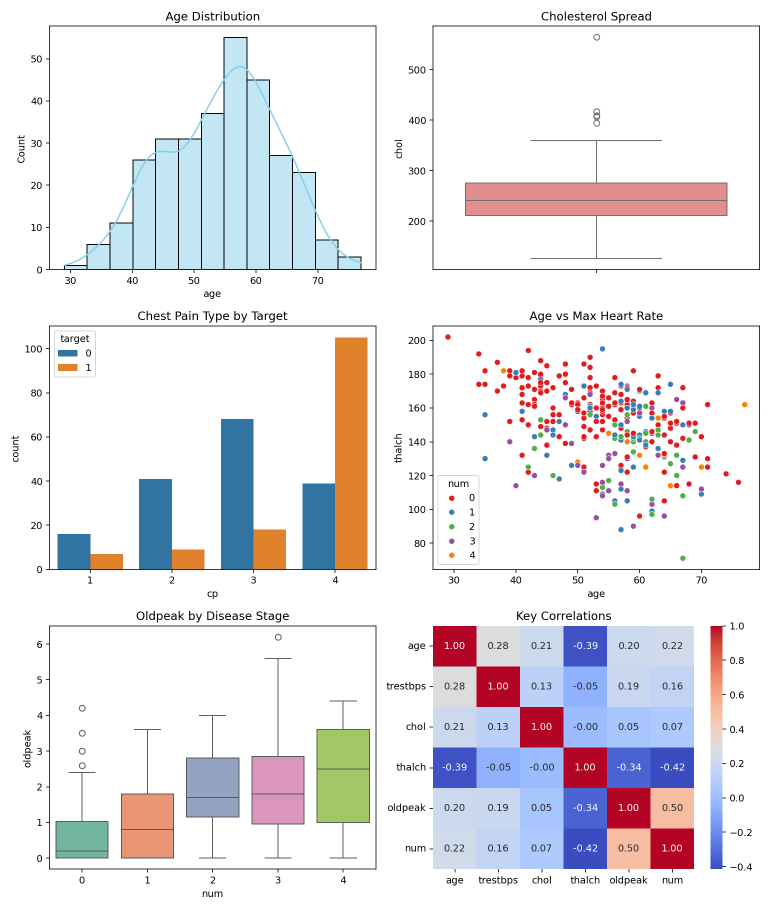
#> input picture extracted_images/image15.png, 1540 x 1820 px (shown at 1/2 size)
$ python crop_final_figures.py
#> lines starting #> are read from the running program, lines starting #| are printed output that depends on the picture; after the words box and inside, x2 and y2 are one past the last pixel; in counts of white or black regions, pixels touching at a corner belong together
import os
from PIL import Image
import numpy as np
import matplotlib.pyplot as plt
import matplotlib.patches as patches

os.makedirs('processed_figures/final_clean', exist_ok=True)

# -------------------------------------------------------------
# 1. Figure 3.1: Heart Disease 3NF Relational Database Schema ERD
# Let's generate a crisp, beautiful, publication-quality ERD diagram
# -------------------------------------------------------------
fig, ax = plt.subplots(figsize=(10, 4.2), dpi=300)
ax.set_xlim(0, 10)
ax.set_ylim(0, 5)
ax.axis('off')

# Style helper for table boxes
def draw_table(x, y, w, h, title, cols, bg_header='#1a365d', bg_body='#f7fafc', border='#2b6cb0'):
    # Header box
#> called with x = 0.4, y = 1.2, w = 2.7, h = 2.8, title = 'Patients (Demographics)', bg_header = '#1a365d', bg_body = '#f7fafc', border = '#2b6cb0'
    hdr_h = 0.7
    hdr = patches.FancyBboxPatch((x, y + h - hdr_h), w, hdr_h, boxstyle="round,pad=0.02,rounding_size=0.08",
                                 linewidth=1.5, edgecolor=border, facecolor=bg_header)
    ax.add_patch(hdr)
    ax.text(x + w/2, y + h - hdr_h/2, title, color='white', weight='bold', fontsize=11, ha='center', va='center')

    # Body box
    body = patches.FancyBboxPatch((x, y), w, h - hdr_h, boxstyle="round,pad=0.02,rounding_size=0.08",
                                  linewidth=1.5, edgecolor=border, facecolor=bg_body)
    ax.add_patch(body)

    # Columns
    line_h = (h - hdr_h - 0.2) / len(cols)
    for i, (col, col_type, is_pk, is_fk) in enumerate(cols):
        cur_y = y + h - hdr_h - 0.2 - i * line_h
        prefix = "[PK] " if is_pk else ("[FK] " if is_fk else "      ")
        weight = 'bold' if (is_pk or is_fk) else 'normal'
        color = '#c53030' if is_pk else ('#2b6cb0' if is_fk else '#2d3748')
        ax.text(x + 0.2, cur_y, f"{prefix}{col}", color=color, weight=weight, fontsize=9, va='center', family='monospace')
        ax.text(x + w - 0.2, cur_y, col_type, color='#718096', fontsize=8, ha='right', va='center', family='monospace')

# Table 1: Patients
cols_patients = [
    ('patient_id', 'INTEGER (PK)', True, False),
    ('age', 'INTEGER', False, False),
    ('sex', 'INTEGER', False, False),
    ('cp', 'INTEGER', False, False)
]
draw_table(0.4, 1.2, 2.7, 2.8, "Patients (Demographics)", cols_patients)

# Table 2: Patient_Stats
cols_stats = [
    ('stat_id', 'INTEGER (PK)', True, False),
    ('patient_id', 'INTEGER (FK)', False, True),
    ('trestbps', 'REAL', False, False),
    ('chol', 'REAL', False, False),
    ('fbs', 'INTEGER', False, False),
    ('restecg', 'INTEGER', False, False)
]
draw_table(3.6, 0.6, 2.8, 3.8, "Patient_Stats (Vitals)", cols_stats)

# Table 3: Medical_Tests
cols_tests = [
    ('test_id', 'INTEGER (PK)', True, False),
    ('patient_id', 'INTEGER (FK)', False, True),
    ('thalch', 'REAL', False, False),
    ('exang', 'INTEGER', False, False),
    ('oldpeak', 'REAL', False, False),
    ('slope', 'INTEGER', False, False),
    ('ca', 'REAL', False, False),
    ('thal', 'REAL', False, False),
    ('num (target)', 'INTEGER', False, False)
]
draw_table(6.9, 0.2, 2.8, 4.4, "Medical_Tests (Cardiac)", cols_tests)

# Draw arrows for FK relationships
# Patients -> Patient_Stats
arrow1 = patches.FancyArrowPatch((3.1, 3.2), (3.6, 3.6), connectionstyle="arc3,rad=-0.15",
                                 arrowstyle="->", mutation_scale=15, color='#2b6cb0', linewidth=1.8)
ax.add_patch(arrow1)
ax.text(3.35, 3.6, "1:N", color='#2b6cb0', weight='bold', fontsize=8)

# Patients -> Medical_Tests
arrow2 = patches.FancyArrowPatch((3.1, 2.8), (6.9, 3.8), connectionstyle="arc3,rad=-0.25",
                                 arrowstyle="->", mutation_scale=15, color='#2b6cb0', linewidth=1.8)
ax.add_patch(arrow2)
ax.text(5.0, 3.65, "1:N", color='#2b6cb0', weight='bold', fontsize=8)

plt.tight_layout()
plt.savefig('processed_figures/final_clean/fig3_1_erd_heart.png', bbox_inches='tight', dpi=300)
plt.close()
print("Saved clean fig3_1_erd_heart.png")

# -------------------------------------------------------------
# 2. Figure 3.2: Univariate and Bivariate Distributions Dashboard (image15.png)
# -------------------------------------------------------------
im15 = Image.open('extracted_images/image15.png')
#> im15 is the input picture: PIL image 1540x1820 RGBA; mean R, G, B, A 232.8, 230.4, 234.3, 255
# Crop minimal border
arr15 = np.array(im15.convert('RGB'))
is_white = (arr15[:, :, 0] > 245) & (arr15[:, :, 1] > 245) & (arr15[:, :, 2] > 245)
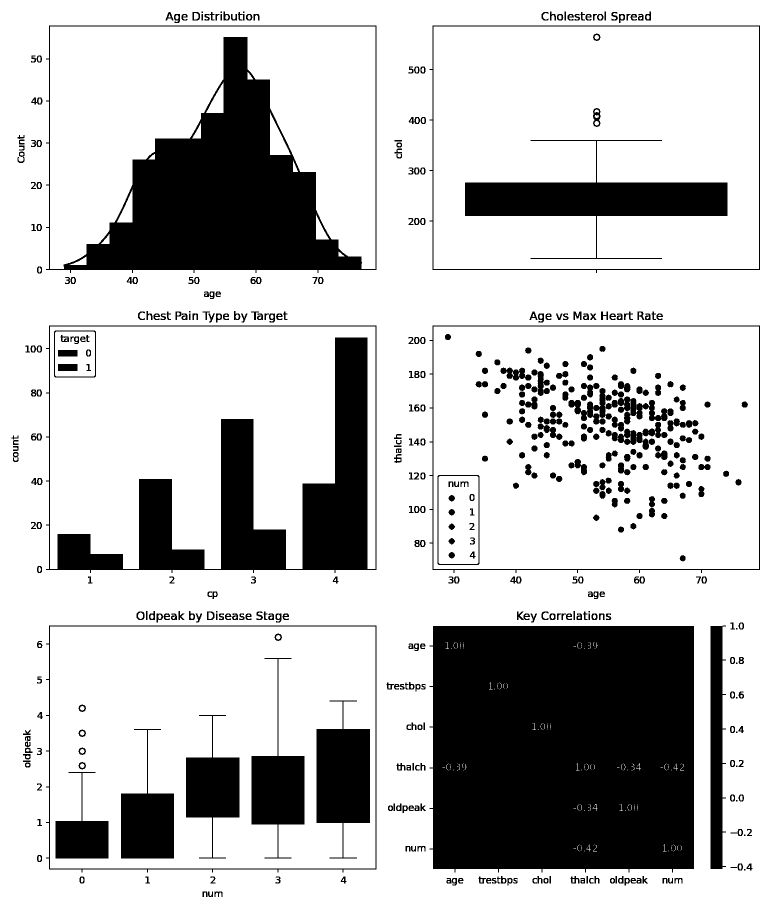
#> is_white: shape (1820, 1540) bool (shown at 1/2 size); 76.3% white; 478 black regions (14 under 20 px), largest, box (x1, y1, x2, y2) and area: (859, 1252, 1388, 1745) 252978, (92, 51, 753, 546) 124092, (92, 651, 753, 1146) 91510
r = np.where(~is_white.all(axis=1))[0]
#> r = 1648 values from 23 to 1793
c = np.where(~is_white.all(axis=0))[0]
#> c = 1464 values from 23 to 1519
crop15 = im15.crop((c[0], r[0], c[-1], r[-1]))
crop15.save('processed_figures/final_clean/fig3_2_eda_dashboard.png')
print("Saved clean fig3_2_eda_dashboard.png", crop15.size)
#| Saved clean fig3_2_eda_dashboard.png (1496, 1770)

# -------------------------------------------------------------
# 3. Figure 3.3: Bivariate Scatter and Boxplots (image13.png & image14.png)
# -------------------------------------------------------------
im13 = Image.open('extracted_images/image13.png')
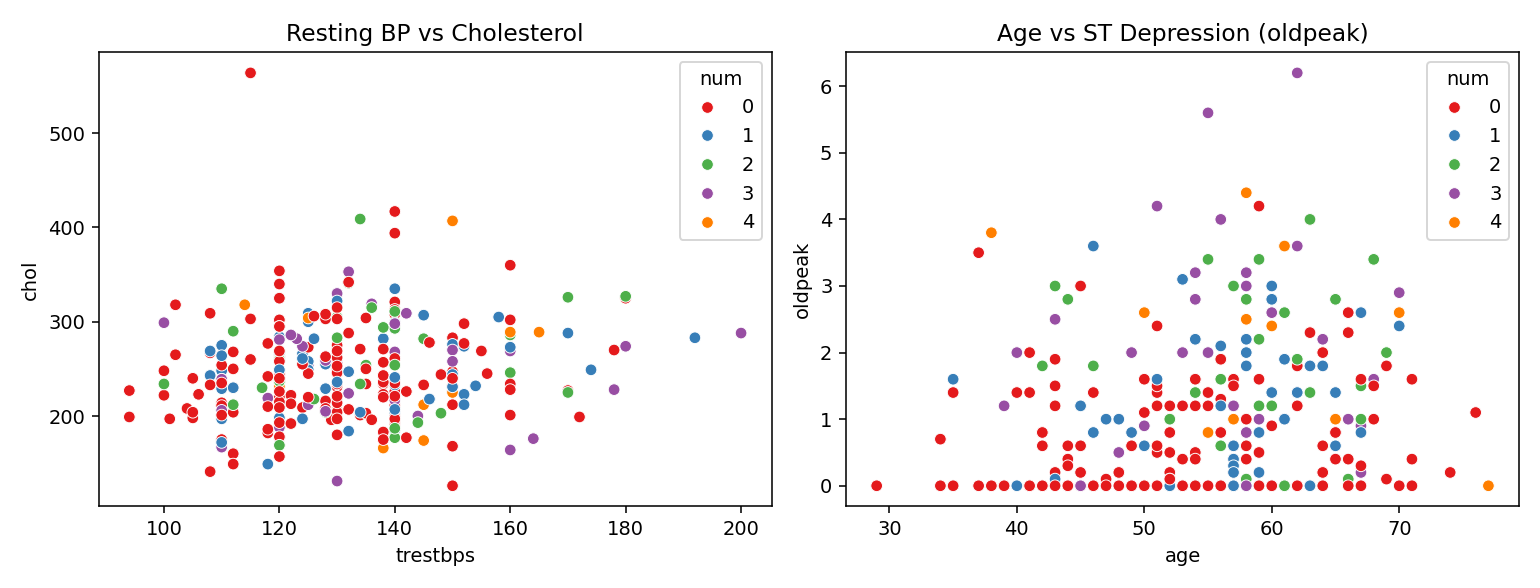
#> input picture extracted_images/image13.png, 1540 x 588 px
#> im13 is the input picture: PIL image 1540x588 RGBA; mean R, G, B, A 247.2, 243.5, 243.6, 255
arr13 = np.array(im13.convert('RGB'))
is_white = (arr13[:, :, 0] > 245) & (arr13[:, :, 1] > 245) & (arr13[:, :, 2] > 245)
#> is_white: shape (588, 1540) bool; 92.1% white; 363 black regions (2 under 20 px), largest, box (x1, y1, x2, y2) and area: (256, 314, 378, 463) 6509, (839, 51, 1520, 513) 4652, (92, 51, 773, 513) 4628
r = np.where(~is_white.all(axis=1))[0]
#> r = 518 values from 23 to 565
c = np.where(~is_white.all(axis=0))[0]
#> c = 1442 values from 21 to 1519
crop13 = im13.crop((c[0], r[0], c[-1], r[-1]))
crop13.save('processed_figures/final_clean/fig3_3_bivariate_scatter.png')
print("Saved clean fig3_3_bivariate_scatter.png", crop13.size)
#| Saved clean fig3_3_bivariate_scatter.png (1498, 542)

# -------------------------------------------------------------
# 4. Figure 3.4: Random Forest Feature Importance (image18.png)
# -------------------------------------------------------------
im18 = Image.open('extracted_images/image18.png')
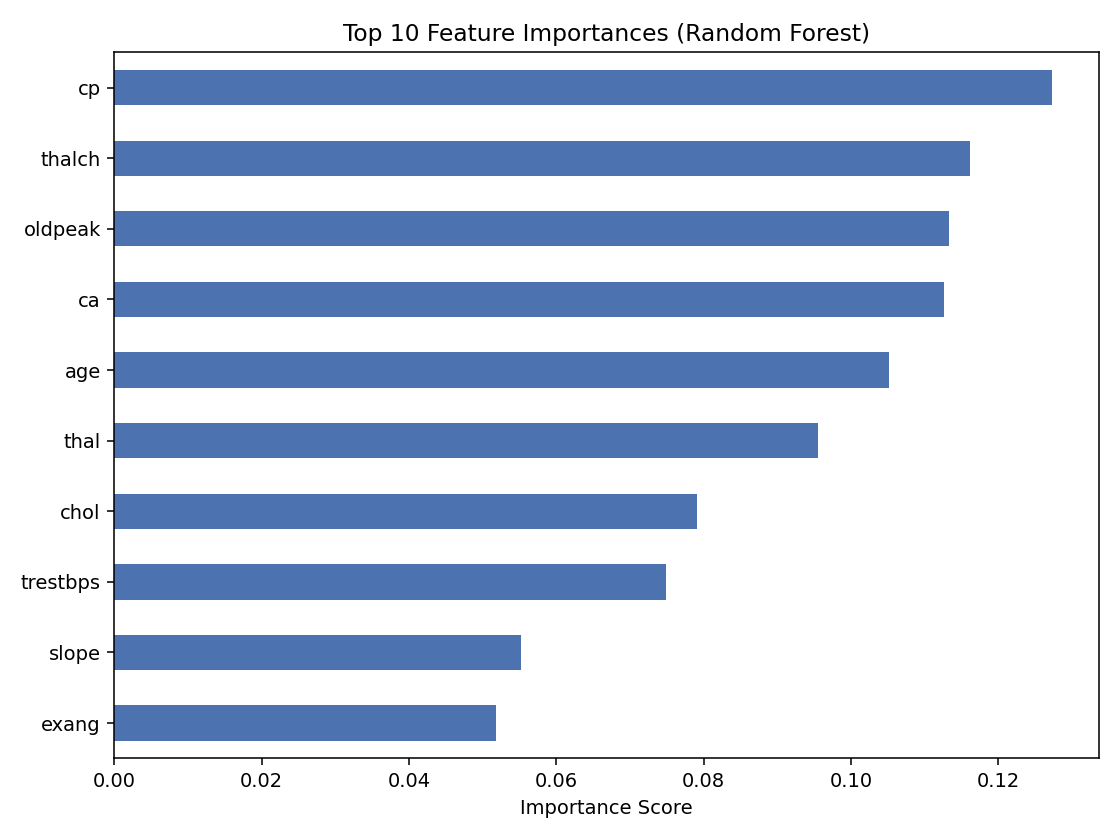
#> input picture extracted_images/image18.png, 1120 x 840 px
#> im18 is the input picture: PIL image 1120x840 RGBA; mean R, G, B, A 205.8, 215.6, 231.5, 255
arr18 = np.array(im18.convert('RGB'))
is_white = (arr18[:, :, 0] > 245) & (arr18[:, :, 1] > 245) & (arr18[:, :, 2] > 245)
#> is_white: shape (840, 1120) bool; 72.6% white; 119 black regions (7 under 20 px), largest, box (x1, y1, x2, y2) and area: (107, 51, 1100, 765) 248494, (570, 800, 595, 814) 177, (531, 28, 551, 41) 142
r = np.where(~is_white.all(axis=1))[0]
#> r = 769 values from 23 to 817
c = np.where(~is_white.all(axis=0))[0]
#> c = 1077 values from 21 to 1099
crop18 = im18.crop((c[0], r[0], c[-1], r[-1]))
crop18.save('processed_figures/final_clean/fig3_4_rf_importance.png')
print("Saved clean fig3_4_rf_importance.png", crop18.size)
#| Saved clean fig3_4_rf_importance.png (1078, 794)

# -------------------------------------------------------------
# 5. Figure 3.5: SHAP Beeswarm Plot (image19.png)
# -------------------------------------------------------------
im19 = Image.open('extracted_images/image19.png')
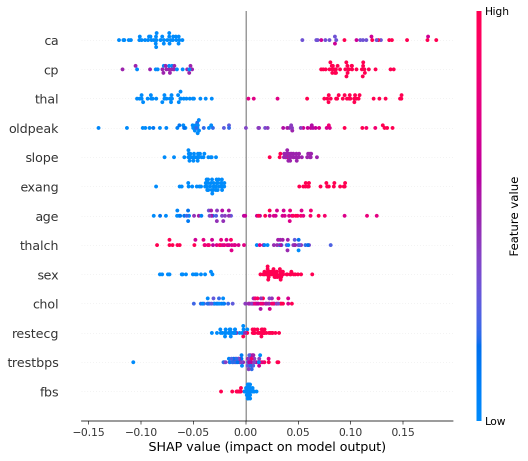
#> input picture extracted_images/image19.png, 1055 x 921 px (shown at 1/2 size)
#> im19 is the input picture: PIL image 1055x921 RGBA; mean R, G, B, A 247.7, 245.2, 249.4, 255
arr19 = np.array(im19.convert('RGB'))
is_white = (arr19[:, :, 0] > 245) & (arr19[:, :, 1] > 245) & (arr19[:, :, 2] > 245)
#> is_white: shape (921, 1055) bool; 93.9% white; 1443 black regions (1159 under 20 px), largest, box (x1, y1, x2, y2) and area: (162, 22, 907, 849) 8557, (953, 22, 963, 842) 8200, (274, 62, 369, 99) 1531
r = np.where(~is_white.all(axis=1))[0]
#> r = 876 values from 14 to 906
c = np.where(~is_white.all(axis=0))[0]
#> c = 934 values from 15 to 1035
crop19 = im19.crop((c[0], r[0], c[-1], r[-1]))
crop19.save('processed_figures/final_clean/fig3_5_shap_beeswarm.png')
print("Saved clean fig3_5_shap_beeswarm.png", crop19.size)
#| Saved clean fig3_5_shap_beeswarm.png (1020, 892)

# -------------------------------------------------------------
# 6. Figure 3.6: SHAP Force Plot (image20.png) - tightly cropped!
# -------------------------------------------------------------
im20 = Image.open('extracted_images/image20.png')
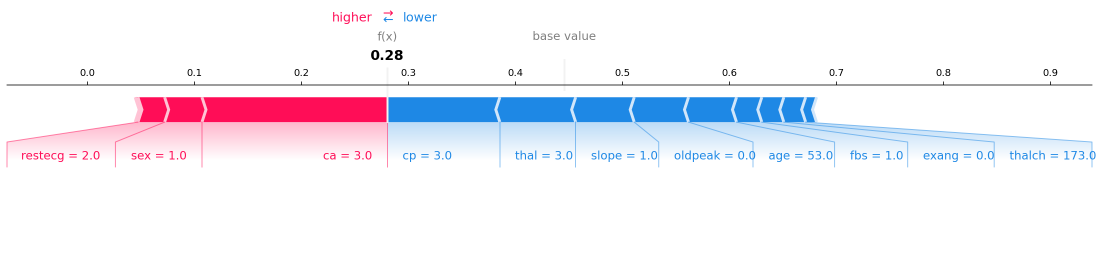
#> input picture extracted_images/image20.png, 2206 x 507 px (shown at 1/2 size)
#> im20 is the input picture: PIL image 2206x507 RGBA; mean R, G, B, A 241.6, 239.9, 247.1, 255
# Force plot has top text, bar, and arrows down to y~334
# Let's crop tightly from y=20 to y=336 and x=10 to x=2195
crop20 = im20.crop((10, 18, 2195, 336))
crop20.save('processed_figures/final_clean/fig3_6_shap_force.png')
print("Saved clean fig3_6_shap_force.png", crop20.size)
#| Saved clean fig3_6_shap_force.png (2185, 318)

# -------------------------------------------------------------
# 7. Figure 3.7: Visily UI Wireframes (from crop_28.png)
# -------------------------------------------------------------
im_vis = Image.open('processed_figures/auto_crops/crop_28.png')
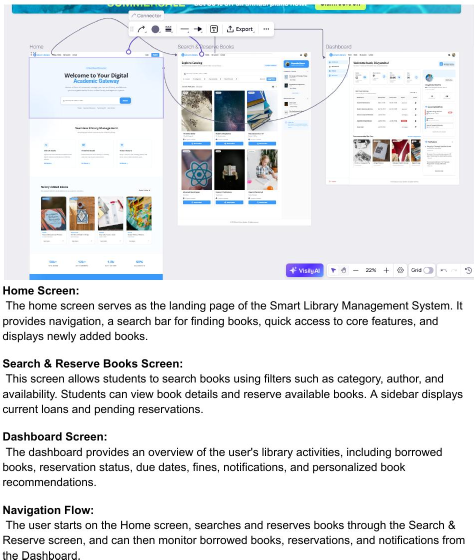
#> input picture processed_figures/auto_crops/crop_28.png, 948 x 1119 px (shown at 1/2 size)
#> im_vis is the input picture: PIL image 948x1119 RGB; mean R, G, B 228, 230.5, 232.8
# Remove top commercial banner: top banner is y=0..38
crop_vis = im_vis.crop((0, 38, im_vis.size[0], im_vis.size[1]))
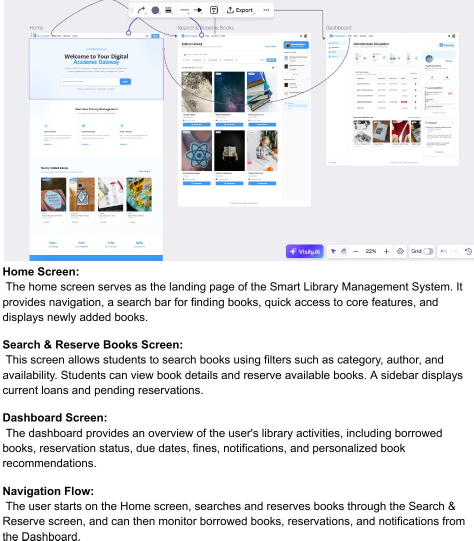
#> crop_vis: PIL image 948x1081 RGB (shown at 1/2 size); mean R, G, B 230.7, 231.4, 233.4
crop_vis.save('processed_figures/final_clean/fig3_7_visily_wireframes.png')
print("Saved clean fig3_7_visily_wireframes.png", crop_vis.size)
#| Saved clean fig3_7_visily_wireframes.png (948, 1081)

# -------------------------------------------------------------
# 8. Figure 3.8: Eraser.io Architecture Diagram (from crop_29.png top half)
# -------------------------------------------------------------
#> (the run stopped early here; a loop or call above may not have finished)
